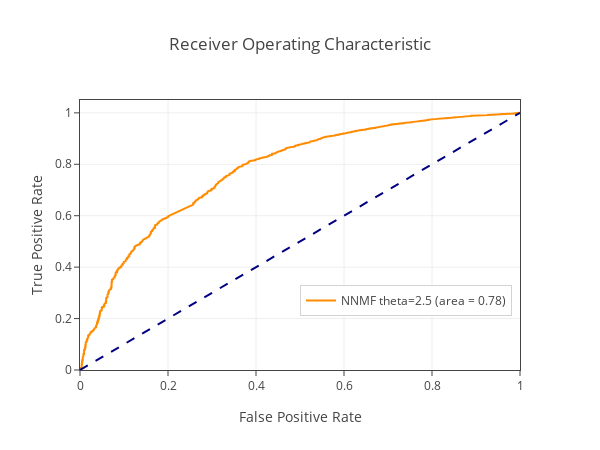
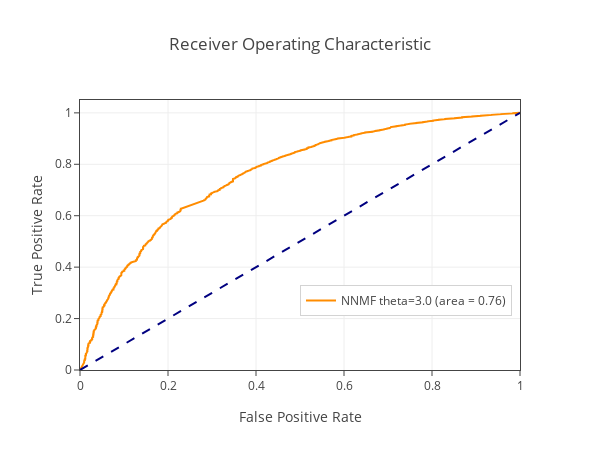
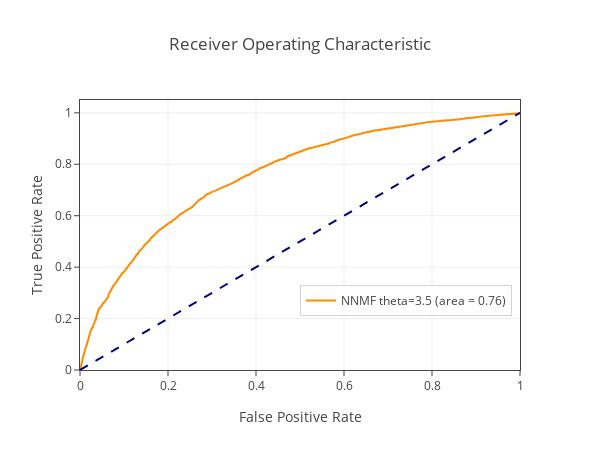
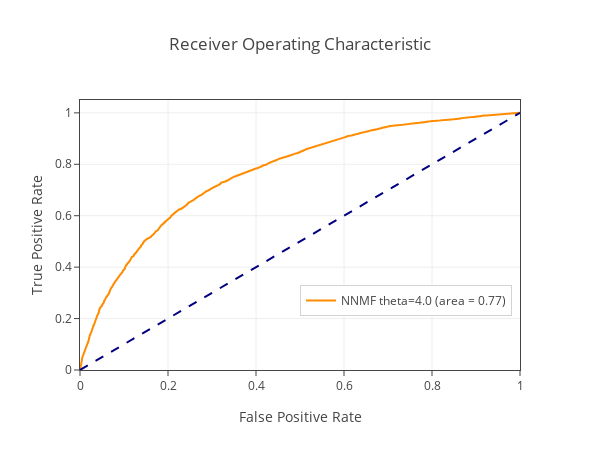

Notebook source saved alongside these figures, in order:
### Code cell
from surprise.model_selection import train_test_split
from collections import namedtuple
from sklearn import metrics
from surprise.prediction_algorithms import NMF
from surprise.prediction_algorithms import SVD
from surprise import Reader, Dataset
from surprise.model_selection import KFold
from surprise.model_selection import cross_validate
from surprise import accuracy

bestLF = 20
thresholds = [2.5, 3, 3.5, 4]
reader = Reader(rating_scale=(0.5, 5))
data = Dataset.load_from_df(df[['userId', 'itemId', 'rating']], reader)
NNMF_threshold_3_fpr = None
NNMF_threshold_3_tpr = None
for threshold in thresholds:
    train_set, test_set = train_test_split(data, test_size=0.1)
    algo = NMF(n_factors=bestLF, biased=False)
    algo.fit(train_set)
    predictions = algo.test(test_set)
    trues = [0 if getattr(row, 'r_ui') < threshold else 1 for row in predictions]
    scores = [getattr(row, 'est') for row in predictions]
    fpr, tpr, _ = metrics.roc_curve(trues, scores)
    if threshold == 3:
        NNMF_threshold_3_fpr = fpr
        NNMF_threshold_3_tpr = tpr
    roc_auc = metrics.auc(fpr, tpr)
    name = 'NNMF theta=%.1f (area = %0.2f)' % (threshold, roc_auc)
    draw_curve(fpr, tpr, name, ROC=True)

### Figure 1 — Plotly figure (JSON) as saved in the notebook; plotly's stock layout.template omitted (floating-point values rounded to 4 significant figures; data arrays with more than 128 entries replaced by an {"elided": "..."} marker saying what was removed)
{"data": [{"line": {"color": "darkorange", "width": 2}, "mode": "lines", "name": "NNMF theta=2.5 (area = 0.78)", "type": "scatter", "uid": "59916cfb-d75e-425e-8c1a-d98ff693c011", "x": {"elided": "1801 float values"}, "y": {"elided": "1801 float values"}}, {"line": {"color": "navy", "dash": "dash", "width": 2}, "mode": "lines", "showlegend": false, "type": "scatter", "uid": "e3387cdd-3c27-4da5-a3f4-b4d6f3cfa15c", "x": [0, 1], "y": [0, 1]}], "layout": {"autosize": false, "height": 450, "legend": {"bordercolor": "#D3D3D3", "borderwidth": 1, "x": 0.5, "y": 0.2}, "title": {"text": "Receiver Operating Characteristic"}, "width": 600, "xaxis": {"linewidth": 1, "mirror": true, "ticks": "outside", "title": {"text": "False Positive Rate"}}, "yaxis": {"linewidth": 1, "mirror": true, "range": [0, 1.05], "ticks": "outside", "title": {"text": "True Positive Rate"}}}}

### Figure 2 — Plotly figure (JSON) as saved in the notebook; plotly's stock layout.template omitted (floating-point values rounded to 4 significant figures; data arrays with more than 128 entries replaced by an {"elided": "..."} marker saying what was removed)
{"data": [{"line": {"color": "darkorange", "width": 2}, "mode": "lines", "name": "NNMF theta=3.0 (area = 0.76)", "type": "scatter", "uid": "f614f0ab-6308-4570-8dfd-5024daf23daf", "x": {"elided": "2487 float values"}, "y": {"elided": "2487 float values"}}, {"line": {"color": "navy", "dash": "dash", "width": 2}, "mode": "lines", "showlegend": false, "type": "scatter", "uid": "fabaaf6a-2f9a-4210-89c8-acdaba7362f4", "x": [0, 1], "y": [0, 1]}], "layout": {"autosize": false, "height": 450, "legend": {"bordercolor": "#D3D3D3", "borderwidth": 1, "x": 0.5, "y": 0.2}, "title": {"text": "Receiver Operating Characteristic"}, "width": 600, "xaxis": {"linewidth": 1, "mirror": true, "ticks": "outside", "title": {"text": "False Positive Rate"}}, "yaxis": {"linewidth": 1, "mirror": true, "range": [0, 1.05], "ticks": "outside", "title": {"text": "True Positive Rate"}}}}

### Figure 3 — Plotly figure (JSON) as saved in the notebook; plotly's stock layout.template omitted (floating-point values rounded to 4 significant figures; data arrays with more than 128 entries replaced by an {"elided": "..."} marker saying what was removed)
{"data": [{"line": {"color": "darkorange", "width": 2}, "mode": "lines", "name": "NNMF theta=3.5 (area = 0.76)", "type": "scatter", "uid": "8d77b3c6-c3f9-41c3-959c-12b507755770", "x": {"elided": "3552 float values"}, "y": {"elided": "3552 float values"}}, {"line": {"color": "navy", "dash": "dash", "width": 2}, "mode": "lines", "showlegend": false, "type": "scatter", "uid": "17a1a6ca-1a1e-4e2a-bb9c-be6f765bd7e8", "x": [0, 1], "y": [0, 1]}], "layout": {"autosize": false, "height": 450, "legend": {"bordercolor": "#D3D3D3", "borderwidth": 1, "x": 0.5, "y": 0.2}, "title": {"text": "Receiver Operating Characteristic"}, "width": 600, "xaxis": {"linewidth": 1, "mirror": true, "ticks": "outside", "title": {"text": "False Positive Rate"}}, "yaxis": {"linewidth": 1, "mirror": true, "range": [0, 1.05], "ticks": "outside", "title": {"text": "True Positive Rate"}}}}

### Figure 4 — Plotly figure (JSON) as saved in the notebook; plotly's stock layout.template omitted (floating-point values rounded to 4 significant figures; data arrays with more than 128 entries replaced by an {"elided": "..."} marker saying what was removed)
{"data": [{"line": {"color": "darkorange", "width": 2}, "mode": "lines", "name": "NNMF theta=4.0 (area = 0.77)", "type": "scatter", "uid": "7761ae35-0fbb-46c4-9481-58589bb1d463", "x": {"elided": "3777 float values"}, "y": {"elided": "3777 float values"}}, {"line": {"color": "navy", "dash": "dash", "width": 2}, "mode": "lines", "showlegend": false, "type": "scatter", "uid": "9eabf214-b7b4-46a6-8562-98b6f5870c17", "x": [0, 1], "y": [0, 1]}], "layout": {"autosize": false, "height": 450, "legend": {"bordercolor": "#D3D3D3", "borderwidth": 1, "x": 0.5, "y": 0.2}, "title": {"text": "Receiver Operating Characteristic"}, "width": 600, "xaxis": {"linewidth": 1, "mirror": true, "ticks": "outside", "title": {"text": "False Positive Rate"}}, "yaxis": {"linewidth": 1, "mirror": true, "range": [0, 1.05], "ticks": "outside", "title": {"text": "True Positive Rate"}}}}
